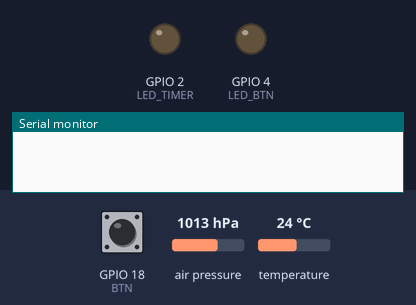
Simulated run of this program. Board: ESP32. On the bench: output pins drawn as LEDs (lit = HIGH), the last lines printed to the serial monitor. Dashed ring = blinking. The inputs (shaded band) are chosen by the test bench; at power-on: GPIO 18 (BTN) HIGH, air pressure 1013 hPa, temperature 24 °C.

Above: at 0.1 s.
At 4.8 s:
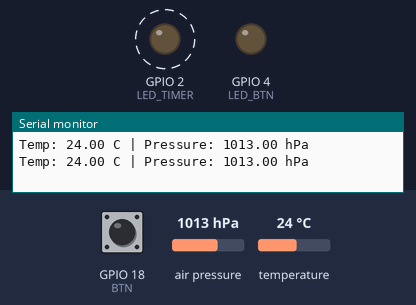
4.9 s: GPIO 18 (BTN) pulled LOW for 2.6 s
At 8.6 s:
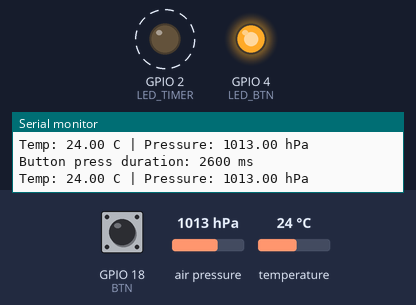
Timing chart, 0 to 15.6 s (numbered marks = the images above; inputs shaded):
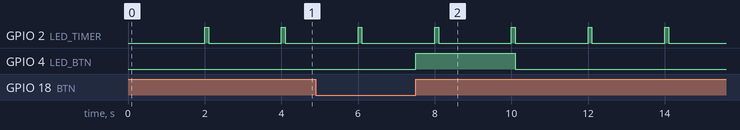

The program:

main.cpp
```cpp
#include <Arduino.h>
#include <Adafruit_BMP280.h>
#include <Wire.h>

#define BTN 18
#define LED_TIMER 2
#define LED_BTN 4

#define SDA_PIN 21
#define SCL_PIN 22

Adafruit_BMP280 bmp;

hw_timer_t *timer = NULL;
portMUX_TYPE timerMux = portMUX_INITIALIZER_UNLOCKED;

volatile bool readBMP = false;
volatile uint32_t pressStart = 0;
volatile uint32_t pressDuration = 0;
volatile bool buttonReleased = false;

bool ledBtnActive = false;
uint32_t ledBtnStart = 0;
uint32_t ledBtnDuration = 0;

void IRAM_ATTR onTimer()
{
    portENTER_CRITICAL_ISR(&timerMux);
    readBMP = true;
    portEXIT_CRITICAL_ISR(&timerMux);
}

void IRAM_ATTR handleButton()
{
    if (digitalRead(BTN) == LOW)
    {
        pressStart = millis();
    }
    else
    {
        pressDuration = millis() - pressStart;
        buttonReleased = true;
    }
}

void setup()
{
    Serial.begin(115200);

    pinMode(LED_TIMER, OUTPUT);
    pinMode(LED_BTN, OUTPUT);
    pinMode(BTN, INPUT_PULLUP);

    Wire.begin(SDA_PIN, SCL_PIN);

    if (!bmp.begin(0x76))
    {
        Serial.println("BMP280 not found!");
        while (1)
            ;
    }

    timer = timerBegin(0, 80, true);
    timerAttachInterrupt(timer, &onTimer, true);
    timerAlarmWrite(timer, 2000000, true);
    timerAlarmEnable(timer);

    attachInterrupt(BTN, handleButton, CHANGE);
}

void loop()
{
    if (readBMP)
    {
        portENTER_CRITICAL(&timerMux);
        readBMP = false;
        portEXIT_CRITICAL(&timerMux);

        float temp = bmp.readTemperature();
        float pressure = bmp.readPressure() / 100.0F;

        Serial.printf("Temp: %.2f C | Pressure: %.2f hPa\n", temp, pressure);

        digitalWrite(LED_TIMER, HIGH);
        delay(100);
        digitalWrite(LED_TIMER, LOW);
    }

    if (buttonReleased)
    {
        buttonReleased = false;

        Serial.printf("Button press duration: %lu ms\n", pressDuration);

        ledBtnActive = true;
        ledBtnStart = millis();
        ledBtnDuration = pressDuration;

        digitalWrite(LED_BTN, HIGH);
    }

    if (ledBtnActive)
    {
        if (millis() - ledBtnStart >= ledBtnDuration)
        {
            digitalWrite(LED_BTN, LOW);
            ledBtnActive = false;
        }
    }
}
```

Measured:
- after the input at 4.9 s, GPIO 4 (LED_BTN): LOW → HIGH after 2.6 s, → LOW 2.6 s later
- by itself, GPIO 2 (LED_TIMER): alternates HIGH for 0.10 s and LOW for 1.9 s
